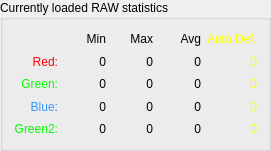
            <widget class="QGroupBox" name="groupBox_2">
             <property name="geometry">
              <rect>
               <x>10</x>
               <y>330</y>
               <width>271</width>
               <height>151</height>
              </rect>
             </property>
             <property name="toolTip">
              <string>Shows various statistics gathered from
RAW file and selected defect thresholds</string>
             </property>
             <property name="statusTip">
              <string/>
             </property>
             <property name="title">
              <string>Currently loaded RAW statistics</string>
             </property>
             <layout class="QGridLayout" name="gridLayout_6">
              <item row="0" column="1">
               <widget class="QLabel" name="lblStatsMin">
                <property name="toolTip">
                 <string>Minimum value in a channel</string>
                </property>
                <property name="statusTip">
                 <string/>
                </property>
                <property name="text">
                 <string>Min</string>
                </property>
                <property name="alignment">
                 <set>Qt::AlignmentFlag::AlignRight|Qt::AlignmentFlag::AlignTrailing|Qt::AlignmentFlag::AlignVCenter</set>
                </property>
               </widget>
              </item>
              <item row="0" column="2">
               <widget class="QLabel" name="lblStatsMax">
                <property name="toolTip">
                 <string>Maximum value in a channel</string>
                </property>
                <property name="statusTip">
                 <string/>
                </property>
                <property name="text">
                 <string>Max</string>
                </property>
                <property name="alignment">
                 <set>Qt::AlignmentFlag::AlignRight|Qt::AlignmentFlag::AlignTrailing|Qt::AlignmentFlag::AlignVCenter</set>
                </property>
               </widget>
              </item>
              <item row="0" column="3">
               <widget class="QLabel" name="lblStatsAvg">
                <property name="toolTip">
                 <string>Average value in a channel</string>
                </property>
                <property name="statusTip">
                 <string/>
                </property>
                <property name="text">
                 <string>Avg</string>
                </property>
                <property name="alignment">
                 <set>Qt::AlignmentFlag::AlignRight|Qt::AlignmentFlag::AlignTrailing|Qt::AlignmentFlag::AlignVCenter</set>
                </property>
               </widget>
              </item>
              <item row="1" column="0">
               <widget class="QLabel" name="lblStatsRed">
                <property name="palette">
                 <palette>
                  <active>
                   <colorrole role="WindowText">
                    <brush brushstyle="SolidPattern">
                     <color alpha="255">
                      <red>255</red>
                      <green>0</green>
                      <blue>0</blue>
                     </color>
                    </brush>
                   </colorrole>
                  </active>
                  <inactive>
                   <colorrole role="WindowText">
                    <brush brushstyle="SolidPattern">
                     <color alpha="255">
                      <red>255</red>
                      <green>0</green>
                      <blue>0</blue>
                     </color>
                    </brush>
                   </colorrole>
                  </inactive>
                  <disabled>
                   <colorrole role="WindowText">
                    <brush brushstyle="SolidPattern">
                     <color alpha="255">
                      <red>120</red>
                      <green>120</green>
                      <blue>120</blue>
                     </color>
                    </brush>
                   </colorrole>
                  </disabled>
                 </palette>
                </property>
                <property name="toolTip">
                 <string>Exposure correction for the
red channel -5..+5 stops</string>
                </property>
                <property name="text">
                 <string>Red:</string>
                </property>
                <property name="alignment">
                 <set>Qt::AlignmentFlag::AlignRight|Qt::AlignmentFlag::AlignTrailing|Qt::AlignmentFlag::AlignVCenter</set>
                </property>
               </widget>
              </item>
              <item row="2" column="0">
               <widget class="QLabel" name="lblStatsGreen">
                <property name="palette">
                 <palette>
                  <active>
                   <colorrole role="WindowText">
                    <brush brushstyle="SolidPattern">
                     <color alpha="255">
                      <red>0</red>
                      <green>255</green>
                      <blue>0</blue>
                     </color>
                    </brush>
                   </colorrole>
                  </active>
                  <inactive>
                   <colorrole role="WindowText">
                    <brush brushstyle="SolidPattern">
                     <color alpha="255">
                      <red>0</red>
                      <green>255</green>
                      <blue>0</blue>
                     </color>
                    </brush>
                   </colorrole>
                  </inactive>
                  <disabled>
                   <colorrole role="WindowText">
                    <brush brushstyle="SolidPattern">
                     <color alpha="255">
                      <red>120</red>
                      <green>120</green>
                      <blue>120</blue>
                     </color>
                    </brush>
                   </colorrole>
                  </disabled>
                 </palette>
                </property>
                <property name="toolTip">
                 <string>Exposure correction for the
green channel -5..+5 stops</string>
                </property>
                <property name="text">
                 <string>Green:</string>
                </property>
                <property name="alignment">
                 <set>Qt::AlignmentFlag::AlignRight|Qt::AlignmentFlag::AlignTrailing|Qt::AlignmentFlag::AlignVCenter</set>
                </property>
               </widget>
              </item>
              <item row="3" column="0">
               <widget class="QLabel" name="lblStatsBlue">
                <property name="palette">
                 <palette>
                  <active>
                   <colorrole role="WindowText">
                    <brush brushstyle="SolidPattern">
                     <color alpha="255">
                      <red>51</red>
                      <green>153</green>
                      <blue>255</blue>
                     </color>
                    </brush>
                   </colorrole>
                  </active>
                  <inactive>
                   <colorrole role="WindowText">
                    <brush brushstyle="SolidPattern">
                     <color alpha="255">
                      <red>51</red>
                      <green>153</green>
                      <blue>255</blue>
                     </color>
                    </brush>
                   </colorrole>
                  </inactive>
                  <disabled>
                   <colorrole role="WindowText">
                    <brush brushstyle="SolidPattern">
                     <color alpha="255">
                      <red>120</red>
                      <green>120</green>
                      <blue>120</blue>
                     </color>
                    </brush>
                   </colorrole>
                  </disabled>
                 </palette>
                </property>
                <property name="toolTip">
                 <string>Exposure correction for the
blue channel -5..+5 stops</string>
                </property>
                <property name="text">
                 <string>Blue:</string>
                </property>
                <property name="alignment">
                 <set>Qt::AlignmentFlag::AlignRight|Qt::AlignmentFlag::AlignTrailing|Qt::AlignmentFlag::AlignVCenter</set>
                </property>
               </widget>
              </item>
              <item row="4" column="0">
               <widget class="QLabel" name="lblStatsGreen2">
                <property name="palette">
                 <palette>
                  <active>
                   <colorrole role="WindowText">
                    <brush brushstyle="SolidPattern">
                     <color alpha="255">
                      <red>0</red>
                      <green>255</green>
                      <blue>0</blue>
                     </color>
                    </brush>
                   </colorrole>
                  </active>
                  <inactive>
                   <colorrole role="WindowText">
                    <brush brushstyle="SolidPattern">
                     <color alpha="255">
                      <red>0</red>
                      <green>255</green>
                      <blue>0</blue>
                     </color>
                    </brush>
                   </colorrole>
                  </inactive>
                  <disabled>
                   <colorrole role="WindowText">
                    <brush brushstyle="SolidPattern">
                     <color alpha="255">
                      <red>120</red>
                      <green>120</green>
                      <blue>120</blue>
                     </color>
                    </brush>
                   </colorrole>
                  </disabled>
                 </palette>
                </property>
                <property name="toolTip">
                 <string>Exposure correction for the
green2 channel -5..+5 stops</string>
                </property>
                <property name="text">
                 <string>Green2:</string>
                </property>
                <property name="alignment">
                 <set>Qt::AlignmentFlag::AlignRight|Qt::AlignmentFlag::AlignTrailing|Qt::AlignmentFlag::AlignVCenter</set>
                </property>
               </widget>
              </item>
              <item row="1" column="1">
               <widget class="QLabel" name="lblStatsMinR">
                <property name="toolTip">
                 <string>Minimum value in a channel</string>
                </property>
                <property name="statusTip">
                 <string/>
                </property>
                <property name="text">
                 <string>0</string>
                </property>
                <property name="alignment">
                 <set>Qt::AlignmentFlag::AlignRight|Qt::AlignmentFlag::AlignTrailing|Qt::AlignmentFlag::AlignVCenter</set>
                </property>
               </widget>
              </item>
              <item row="2" column="1">
               <widget class="QLabel" name="lblStatsMinG">
                <property name="toolTip">
                 <string>Minimum value in a channel</string>
                </property>
                <property name="statusTip">
                 <string/>
                </property>
                <property name="text">
                 <string>0</string>
                </property>
                <property name="alignment">
                 <set>Qt::AlignmentFlag::AlignRight|Qt::AlignmentFlag::AlignTrailing|Qt::AlignmentFlag::AlignVCenter</set>
                </property>
               </widget>
              </item>
              <item row="3" column="1">
               <widget class="QLabel" name="lblStatsMinB">
                <property name="toolTip">
                 <string>Minimum value in a channel</string>
                </property>
                <property name="statusTip">
                 <string/>
                </property>
                <property name="text">
                 <string>0</string>
                </property>
                <property name="alignment">
                 <set>Qt::AlignmentFlag::AlignRight|Qt::AlignmentFlag::AlignTrailing|Qt::AlignmentFlag::AlignVCenter</set>
                </property>
               </widget>
              </item>
              <item row="4" column="1">
               <widget class="QLabel" name="lblStatsMinG2">
                <property name="toolTip">
                 <string>Minimum value in a channel</string>
                </property>
                <property name="statusTip">
                 <string/>
                </property>
                <property name="text">
                 <string>0</string>
                </property>
                <property name="alignment">
                 <set>Qt::AlignmentFlag::AlignRight|Qt::AlignmentFlag::AlignTrailing|Qt::AlignmentFlag::AlignVCenter</set>
                </property>
               </widget>
              </item>
              <item row="1" column="2">
               <widget class="QLabel" name="lblStatsMaxR">
                <property name="toolTip">
                 <string>Maximum value in a channel</string>
                </property>
                <property name="statusTip">
                 <string/>
                </property>
                <property name="text">
                 <string>0</string>
                </property>
                <property name="alignment">
                 <set>Qt::AlignmentFlag::AlignRight|Qt::AlignmentFlag::AlignTrailing|Qt::AlignmentFlag::AlignVCenter</set>
                </property>
               </widget>
              </item>
              <item row="2" column="2">
               <widget class="QLabel" name="lblStatsMaxG">
                <property name="toolTip">
                 <string>Maximum value in a channel</string>
                </property>
                <property name="statusTip">
                 <string/>
                </property>
                <property name="text">
                 <string>0</string>
                </property>
                <property name="alignment">
                 <set>Qt::AlignmentFlag::AlignRight|Qt::AlignmentFlag::AlignTrailing|Qt::AlignmentFlag::AlignVCenter</set>
                </property>
               </widget>
              </item>
              <item row="3" column="2">
               <widget class="QLabel" name="lblStatsMaxB">
                <property name="toolTip">
                 <string>Maximum value in a channel</string>
                </property>
                <property name="statusTip">
                 <string/>
                </property>
                <property name="text">
                 <string>0</string>
                </property>
                <property name="alignment">
                 <set>Qt::AlignmentFlag::AlignRight|Qt::AlignmentFlag::AlignTrailing|Qt::AlignmentFlag::AlignVCenter</set>
                </property>
               </widget>
              </item>
              <item row="4" column="2">
               <widget class="QLabel" name="lblStatsMaxG2">
                <property name="toolTip">
                 <string>Maximum value in a channel</string>
                </property>
                <property name="statusTip">
                 <string/>
                </property>
                <property name="text">
                 <string>0</string>
                </property>
                <property name="alignment">
                 <set>Qt::AlignmentFlag::AlignRight|Qt::AlignmentFlag::AlignTrailing|Qt::AlignmentFlag::AlignVCenter</set>
                </property>
               </widget>
              </item>
              <item row="1" column="3">
               <widget class="QLabel" name="lblStatsAvgR">
                <property name="toolTip">
                 <string>Average value in a channel</string>
                </property>
                <property name="statusTip">
                 <string/>
                </property>
                <property name="text">
                 <string>0</string>
                </property>
                <property name="alignment">
                 <set>Qt::AlignmentFlag::AlignRight|Qt::AlignmentFlag::AlignTrailing|Qt::AlignmentFlag::AlignVCenter</set>
                </property>
               </widget>
              </item>
              <item row="2" column="3">
               <widget class="QLabel" name="lblStatsAvgG">
                <property name="toolTip">
                 <string>Average value in a channel</string>
                </property>
                <property name="statusTip">
                 <string/>
                </property>
                <property name="text">
                 <string>0</string>
                </property>
                <property name="alignment">
                 <set>Qt::AlignmentFlag::AlignRight|Qt::AlignmentFlag::AlignTrailing|Qt::AlignmentFlag::AlignVCenter</set>
                </property>
               </widget>
              </item>
              <item row="3" column="3">
               <widget class="QLabel" name="lblStatsAvgB">
                <property name="toolTip">
                 <string>Average value in a channel</string>
                </property>
                <property name="statusTip">
                 <string/>
                </property>
                <property name="text">
                 <string>0</string>
                </property>
                <property name="alignment">
                 <set>Qt::AlignmentFlag::AlignRight|Qt::AlignmentFlag::AlignTrailing|Qt::AlignmentFlag::AlignVCenter</set>
                </property>
               </widget>
              </item>
              <item row="4" column="3">
               <widget class="QLabel" name="lblStatsAvgG2">
                <property name="toolTip">
                 <string>Average value in a channel</string>
                </property>
                <property name="statusTip">
                 <string/>
                </property>
                <property name="text">
                 <string>0</string>
                </property>
                <property name="alignment">
                 <set>Qt::AlignmentFlag::AlignRight|Qt::AlignmentFlag::AlignTrailing|Qt::AlignmentFlag::AlignVCenter</set>
                </property>
               </widget>
              </item>
              <item row="0" column="4">
               <widget class="QLabel" name="lblStatsDefThr">
                <property name="palette">
                 <palette>
                  <active>
                   <colorrole role="WindowText">
                    <brush brushstyle="SolidPattern">
                     <color alpha="255">
                      <red>255</red>
                      <green>255</green>
                      <blue>0</blue>
                     </color>
                    </brush>
                   </colorrole>
                  </active>
                  <inactive>
                   <colorrole role="WindowText">
                    <brush brushstyle="SolidPattern">
                     <color alpha="255">
                      <red>255</red>
                      <green>255</green>
                      <blue>0</blue>
                     </color>
                    </brush>
                   </colorrole>
                  </inactive>
                  <disabled>
                   <colorrole role="WindowText">
                    <brush brushstyle="SolidPattern">
                     <color alpha="255">
                      <red>120</red>
                      <green>120</green>
                      <blue>120</blue>
                     </color>
                    </brush>
                   </colorrole>
                  </disabled>
                 </palette>
                </property>
                <property name="toolTip">
                 <string>Number of defective points a channel 
with thresholds as selected above</string>
                </property>
                <property name="statusTip">
                 <string/>
                </property>
                <property name="text">
                 <string>Auto Def.</string>
                </property>
                <property name="alignment">
                 <set>Qt::AlignmentFlag::AlignRight|Qt::AlignmentFlag::AlignTrailing|Qt::AlignmentFlag::AlignVCenter</set>
                </property>
               </widget>
              </item>
              <item row="1" column="4">
               <widget class="QLabel" name="lblStatsDefR">
                <property name="palette">
                 <palette>
                  <active>
                   <colorrole role="WindowText">
                    <brush brushstyle="SolidPattern">
                     <color alpha="255">
                      <red>255</red>
                      <green>255</green>
                      <blue>0</blue>
                     </color>
                    </brush>
                   </colorrole>
                  </active>
                  <inactive>
                   <colorrole role="WindowText">
                    <brush brushstyle="SolidPattern">
                     <color alpha="255">
                      <red>255</red>
                      <green>255</green>
                      <blue>0</blue>
                     </color>
                    </brush>
                   </colorrole>
                  </inactive>
                  <disabled>
                   <colorrole role="WindowText">
                    <brush brushstyle="SolidPattern">
                     <color alpha="255">
                      <red>120</red>
                      <green>120</green>
                      <blue>120</blue>
                     </color>
                    </brush>
                   </colorrole>
                  </disabled>
                 </palette>
                </property>
                <property name="toolTip">
                 <string>Number of defective points a channel 
with thresholds as selected above</string>
                </property>
                <property name="statusTip">
                 <string/>
                </property>
                <property name="text">
                 <string>0</string>
                </property>
                <property name="alignment">
                 <set>Qt::AlignmentFlag::AlignRight|Qt::AlignmentFlag::AlignTrailing|Qt::AlignmentFlag::AlignVCenter</set>
                </property>
               </widget>
              </item>
              <item row="2" column="4">
               <widget class="QLabel" name="lblStatsDefG">
                <property name="palette">
                 <palette>
                  <active>
                   <colorrole role="WindowText">
                    <brush brushstyle="SolidPattern">
                     <color alpha="255">
                      <red>255</red>
                      <green>255</green>
                      <blue>0</blue>
                     </color>
                    </brush>
                   </colorrole>
                  </active>
                  <inactive>
                   <colorrole role="WindowText">
                    <brush brushstyle="SolidPattern">
                     <color alpha="255">
                      <red>255</red>
                      <green>255</green>
                      <blue>0</blue>
                     </color>
                    </brush>
                   </colorrole>
                  </inactive>
                  <disabled>
                   <colorrole role="WindowText">
                    <brush brushstyle="SolidPattern">
                     <color alpha="255">
                      <red>120</red>
                      <green>120</green>
                      <blue>120</blue>
                     </color>
                    </brush>
                   </colorrole>
                  </disabled>
                 </palette>
                </property>
                <property name="toolTip">
                 <string>Number of defective points a channel 
with thresholds as selected above</string>
                </property>
                <property name="statusTip">
                 <string/>
                </property>
                <property name="text">
                 <string>0</string>
                </property>
                <property name="alignment">
                 <set>Qt::AlignmentFlag::AlignRight|Qt::AlignmentFlag::AlignTrailing|Qt::AlignmentFlag::AlignVCenter</set>
                </property>
               </widget>
              </item>
              <item row="3" column="4">
               <widget class="QLabel" name="lblStatsDefB">
                <property name="palette">
                 <palette>
                  <active>
                   <colorrole role="WindowText">
                    <brush brushstyle="SolidPattern">
                     <color alpha="255">
                      <red>255</red>
                      <green>255</green>
                      <blue>0</blue>
                     </color>
                    </brush>
                   </colorrole>
                  </active>
                  <inactive>
                   <colorrole role="WindowText">
                    <brush brushstyle="SolidPattern">
                     <color alpha="255">
                      <red>255</red>
                      <green>255</green>
                      <blue>0</blue>
                     </color>
                    </brush>
                   </colorrole>
                  </inactive>
                  <disabled>
                   <colorrole role="WindowText">
                    <brush brushstyle="SolidPattern">
                     <color alpha="255">
                      <red>120</red>
                      <green>120</green>
                      <blue>120</blue>
                     </color>
                    </brush>
                   </colorrole>
                  </disabled>
                 </palette>
                </property>
                <property name="toolTip">
                 <string>Number of defective points a channel 
with thresholds as selected above</string>
                </property>
                <property name="statusTip">
                 <string/>
                </property>
                <property name="text">
                 <string>0</string>
                </property>
                <property name="alignment">
                 <set>Qt::AlignmentFlag::AlignRight|Qt::AlignmentFlag::AlignTrailing|Qt::AlignmentFlag::AlignVCenter</set>
                </property>
               </widget>
              </item>
              <item row="4" column="4">
               <widget class="QLabel" name="lblStatsDefG2">
                <property name="palette">
                 <palette>
                  <active>
                   <colorrole role="WindowText">
                    <brush brushstyle="SolidPattern">
                     <color alpha="255">
                      <red>255</red>
                      <green>255</green>
                      <blue>0</blue>
                     </color>
                    </brush>
                   </colorrole>
                  </active>
                  <inactive>
                   <colorrole role="WindowText">
                    <brush brushstyle="SolidPattern">
                     <color alpha="255">
                      <red>255</red>
                      <green>255</green>
                      <blue>0</blue>
                     </color>
                    </brush>
                   </colorrole>
                  </inactive>
                  <disabled>
                   <colorrole role="WindowText">
                    <brush brushstyle="SolidPattern">
                     <color alpha="255">
                      <red>120</red>
                      <green>120</green>
                      <blue>120</blue>
                     </color>
                    </brush>
                   </colorrole>
                  </disabled>
                 </palette>
                </property>
                <property name="toolTip">
                 <string>Number of defective points a channel 
with thresholds as selected above</string>
                </property>
                <property name="statusTip">
                 <string/>
                </property>
                <property name="text">
                 <string>0</string>
                </property>
                <property name="alignment">
                 <set>Qt::AlignmentFlag::AlignRight|Qt::AlignmentFlag::AlignTrailing|Qt::AlignmentFlag::AlignVCenter</set>
                </property>
               </widget>
              </item>
             </layout>
            </widget>
